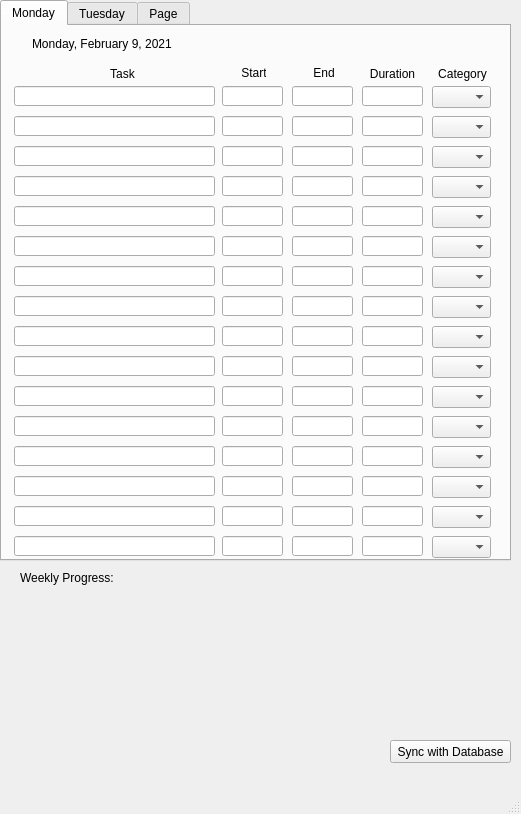
<?xml version="1.0" encoding="UTF-8"?>
<ui version="4.0">
 <class>MainWindow</class>
 <widget class="QMainWindow" name="MainWindow">
  <property name="geometry">
   <rect>
    <x>0</x>
    <y>0</y>
    <width>521</width>
    <height>814</height>
   </rect>
  </property>
  <property name="windowTitle">
   <string>MainWindow</string>
  </property>
  <widget class="QWidget" name="centralwidget">
   <widget class="QTabWidget" name="tabWidget">
    <property name="geometry">
     <rect>
      <x>0</x>
      <y>0</y>
      <width>511</width>
      <height>561</height>
     </rect>
    </property>
    <property name="tabPosition">
     <enum>QTabWidget::North</enum>
    </property>
    <property name="tabShape">
     <enum>QTabWidget::Rounded</enum>
    </property>
    <property name="currentIndex">
     <number>0</number>
    </property>
    <widget class="QWidget" name="tab">
     <attribute name="title">
      <string>Monday</string>
     </attribute>
     <widget class="QLineEdit" name="lineEdit_57">
      <property name="geometry">
       <rect>
        <x>12</x>
        <y>450</y>
        <width>201</width>
        <height>20</height>
       </rect>
      </property>
     </widget>
     <widget class="QLineEdit" name="lineEdit_19">
      <property name="geometry">
       <rect>
        <x>290</x>
        <y>180</y>
        <width>61</width>
        <height>20</height>
       </rect>
      </property>
     </widget>
     <widget class="QLineEdit" name="lineEdit_49">
      <property name="geometry">
       <rect>
        <x>12</x>
        <y>330</y>
        <width>201</width>
        <height>20</height>
       </rect>
      </property>
     </widget>
     <widget class="QComboBox" name="comboBox_3">
      <property name="geometry">
       <rect>
        <x>430</x>
        <y>120</y>
        <width>59</width>
        <height>22</height>
       </rect>
      </property>
     </widget>
     <widget class="QLineEdit" name="lineEdit_36">
      <property name="geometry">
       <rect>
        <x>360</x>
        <y>390</y>
        <width>61</width>
        <height>20</height>
       </rect>
      </property>
     </widget>
     <widget class="QLineEdit" name="lineEdit_42">
      <property name="geometry">
       <rect>
        <x>220</x>
        <y>300</y>
        <width>61</width>
        <height>20</height>
       </rect>
      </property>
     </widget>
     <widget class="QLineEdit" name="lineEdit_13">
      <property name="geometry">
       <rect>
        <x>360</x>
        <y>150</y>
        <width>61</width>
        <height>20</height>
       </rect>
      </property>
     </widget>
     <widget class="QLineEdit" name="lineEdit_63">
      <property name="geometry">
       <rect>
        <x>290</x>
        <y>420</y>
        <width>61</width>
        <height>20</height>
       </rect>
      </property>
     </widget>
     <widget class="QLineEdit" name="lineEdit_22">
      <property name="geometry">
       <rect>
        <x>360</x>
        <y>240</y>
        <width>61</width>
        <height>20</height>
       </rect>
      </property>
     </widget>
     <widget class="QLineEdit" name="lineEdit_24">
      <property name="geometry">
       <rect>
        <x>220</x>
        <y>240</y>
        <width>61</width>
        <height>20</height>
       </rect>
      </property>
     </widget>
     <widget class="QLineEdit" name="lineEdit_38">
      <property name="geometry">
       <rect>
        <x>360</x>
        <y>330</y>
        <width>61</width>
        <height>20</height>
       </rect>
      </property>
     </widget>
     <widget class="QLineEdit" name="lineEdit_26">
      <property name="geometry">
       <rect>
        <x>12</x>
        <y>180</y>
        <width>201</width>
        <height>20</height>
       </rect>
      </property>
     </widget>
     <widget class="QLabel" name="label_4">
      <property name="geometry">
       <rect>
        <x>360</x>
        <y>40</y>
        <width>61</width>
        <height>16</height>
       </rect>
      </property>
      <property name="text">
       <string>Duration</string>
      </property>
      <property name="alignment">
       <set>Qt::AlignCenter</set>
      </property>
     </widget>
     <widget class="QLineEdit" name="lineEdit_33">
      <property name="geometry">
       <rect>
        <x>290</x>
        <y>450</y>
        <width>61</width>
        <height>20</height>
       </rect>
      </property>
     </widget>
     <widget class="QLineEdit" name="lineEdit_4">
      <property name="geometry">
       <rect>
        <x>360</x>
        <y>60</y>
        <width>61</width>
        <height>20</height>
       </rect>
      </property>
     </widget>
     <widget class="QLineEdit" name="lineEdit_7">
      <property name="geometry">
       <rect>
        <x>220</x>
        <y>90</y>
        <width>61</width>
        <height>20</height>
       </rect>
      </property>
     </widget>
     <widget class="QLineEdit" name="lineEdit_9">
      <property name="geometry">
       <rect>
        <x>360</x>
        <y>120</y>
        <width>61</width>
        <height>20</height>
       </rect>
      </property>
     </widget>
     <widget class="QLineEdit" name="lineEdit_45">
      <property name="geometry">
       <rect>
        <x>290</x>
        <y>300</y>
        <width>61</width>
        <height>20</height>
       </rect>
      </property>
     </widget>
     <widget class="QLineEdit" name="lineEdit_28">
      <property name="geometry">
       <rect>
        <x>290</x>
        <y>270</y>
        <width>61</width>
        <height>20</height>
       </rect>
      </property>
     </widget>
     <widget class="QLineEdit" name="lineEdit_64">
      <property name="geometry">
       <rect>
        <x>220</x>
        <y>480</y>
        <width>61</width>
        <height>20</height>
       </rect>
      </property>
     </widget>
     <widget class="QLabel" name="label_3">
      <property name="geometry">
       <rect>
        <x>310</x>
        <y>40</y>
        <width>24</width>
        <height>14</height>
       </rect>
      </property>
      <property name="text">
       <string>End</string>
      </property>
      <property name="alignment">
       <set>Qt::AlignCenter</set>
      </property>
     </widget>
     <widget class="QLineEdit" name="lineEdit_53">
      <property name="geometry">
       <rect>
        <x>12</x>
        <y>360</y>
        <width>201</width>
        <height>20</height>
       </rect>
      </property>
     </widget>
     <widget class="QLineEdit" name="lineEdit_29">
      <property name="geometry">
       <rect>
        <x>220</x>
        <y>180</y>
        <width>61</width>
        <height>20</height>
       </rect>
      </property>
     </widget>
     <widget class="QLineEdit" name="lineEdit_41">
      <property name="geometry">
       <rect>
        <x>360</x>
        <y>480</y>
        <width>61</width>
        <height>20</height>
       </rect>
      </property>
     </widget>
     <widget class="QLineEdit" name="lineEdit_25">
      <property name="geometry">
       <rect>
        <x>220</x>
        <y>210</y>
        <width>61</width>
        <height>20</height>
       </rect>
      </property>
     </widget>
     <widget class="QLineEdit" name="lineEdit_60">
      <property name="geometry">
       <rect>
        <x>290</x>
        <y>480</y>
        <width>61</width>
        <height>20</height>
       </rect>
      </property>
     </widget>
     <widget class="QComboBox" name="comboBox_5">
      <property name="geometry">
       <rect>
        <x>430</x>
        <y>240</y>
        <width>59</width>
        <height>22</height>
       </rect>
      </property>
     </widget>
     <widget class="QLineEdit" name="lineEdit_2">
      <property name="geometry">
       <rect>
        <x>220</x>
        <y>60</y>
        <width>61</width>
        <height>20</height>
       </rect>
      </property>
     </widget>
     <widget class="QLineEdit" name="lineEdit_56">
      <property name="geometry">
       <rect>
        <x>360</x>
        <y>300</y>
        <width>61</width>
        <height>20</height>
       </rect>
      </property>
     </widget>
     <widget class="QComboBox" name="comboBox_16">
      <property name="geometry">
       <rect>
        <x>430</x>
        <y>480</y>
        <width>59</width>
        <height>22</height>
       </rect>
      </property>
     </widget>
     <widget class="QLineEdit" name="lineEdit_34">
      <property name="geometry">
       <rect>
        <x>12</x>
        <y>420</y>
        <width>201</width>
        <height>20</height>
       </rect>
      </property>
     </widget>
     <widget class="QLineEdit" name="lineEdit_40">
      <property name="geometry">
       <rect>
        <x>290</x>
        <y>390</y>
        <width>61</width>
        <height>20</height>
       </rect>
      </property>
     </widget>
     <widget class="QLineEdit" name="lineEdit_14">
      <property name="geometry">
       <rect>
        <x>290</x>
        <y>150</y>
        <width>61</width>
        <height>20</height>
       </rect>
      </property>
     </widget>
     <widget class="QLineEdit" name="lineEdit_30">
      <property name="geometry">
       <rect>
        <x>360</x>
        <y>210</y>
        <width>61</width>
        <height>20</height>
       </rect>
      </property>
     </widget>
     <widget class="QLineEdit" name="lineEdit_3">
      <property name="geometry">
       <rect>
        <x>290</x>
        <y>60</y>
        <width>61</width>
        <height>20</height>
       </rect>
      </property>
     </widget>
     <widget class="QLineEdit" name="lineEdit_59">
      <property name="geometry">
       <rect>
        <x>220</x>
        <y>330</y>
        <width>61</width>
        <height>20</height>
       </rect>
      </property>
     </widget>
     <widget class="QComboBox" name="comboBox_7">
      <property name="geometry">
       <rect>
        <x>430</x>
        <y>180</y>
        <width>59</width>
        <height>22</height>
       </rect>
      </property>
     </widget>
     <widget class="QLineEdit" name="lineEdit_10">
      <property name="geometry">
       <rect>
        <x>12</x>
        <y>120</y>
        <width>201</width>
        <height>20</height>
       </rect>
      </property>
     </widget>
     <widget class="QLineEdit" name="lineEdit_12">
      <property name="geometry">
       <rect>
        <x>12</x>
        <y>150</y>
        <width>201</width>
        <height>20</height>
       </rect>
      </property>
     </widget>
     <widget class="QLineEdit" name="lineEdit_46">
      <property name="geometry">
       <rect>
        <x>220</x>
        <y>450</y>
        <width>61</width>
        <height>20</height>
       </rect>
      </property>
     </widget>
     <widget class="QLineEdit" name="lineEdit_11">
      <property name="geometry">
       <rect>
        <x>220</x>
        <y>120</y>
        <width>61</width>
        <height>20</height>
       </rect>
      </property>
     </widget>
     <widget class="QLineEdit" name="lineEdit_61">
      <property name="geometry">
       <rect>
        <x>12</x>
        <y>480</y>
        <width>201</width>
        <height>20</height>
       </rect>
      </property>
     </widget>
     <widget class="QLabel" name="label_2">
      <property name="geometry">
       <rect>
        <x>240</x>
        <y>40</y>
        <width>24</width>
        <height>14</height>
       </rect>
      </property>
      <property name="text">
       <string>Start</string>
      </property>
      <property name="alignment">
       <set>Qt::AlignCenter</set>
      </property>
     </widget>
     <widget class="QLineEdit" name="lineEdit_54">
      <property name="geometry">
       <rect>
        <x>220</x>
        <y>390</y>
        <width>61</width>
        <height>20</height>
       </rect>
      </property>
     </widget>
     <widget class="QLineEdit" name="lineEdit_23">
      <property name="geometry">
       <rect>
        <x>12</x>
        <y>270</y>
        <width>201</width>
        <height>20</height>
       </rect>
      </property>
     </widget>
     <widget class="QLineEdit" name="lineEdit_48">
      <property name="geometry">
       <rect>
        <x>360</x>
        <y>450</y>
        <width>61</width>
        <height>20</height>
       </rect>
      </property>
     </widget>
     <widget class="QLineEdit" name="lineEdit_58">
      <property name="geometry">
       <rect>
        <x>220</x>
        <y>360</y>
        <width>61</width>
        <height>20</height>
       </rect>
      </property>
     </widget>
     <widget class="QLineEdit" name="lineEdit_52">
      <property name="geometry">
       <rect>
        <x>290</x>
        <y>330</y>
        <width>61</width>
        <height>20</height>
       </rect>
      </property>
     </widget>
     <widget class="QComboBox" name="comboBox_6">
      <property name="geometry">
       <rect>
        <x>430</x>
        <y>270</y>
        <width>59</width>
        <height>22</height>
       </rect>
      </property>
     </widget>
     <widget class="QComboBox" name="comboBox_2">
      <property name="geometry">
       <rect>
        <x>430</x>
        <y>90</y>
        <width>59</width>
        <height>22</height>
       </rect>
      </property>
     </widget>
     <widget class="QLineEdit" name="lineEdit_20">
      <property name="geometry">
       <rect>
        <x>360</x>
        <y>180</y>
        <width>61</width>
        <height>20</height>
       </rect>
      </property>
     </widget>
     <widget class="QComboBox" name="comboBox">
      <property name="geometry">
       <rect>
        <x>430</x>
        <y>60</y>
        <width>59</width>
        <height>22</height>
       </rect>
      </property>
     </widget>
     <widget class="QLineEdit" name="lineEdit_37">
      <property name="geometry">
       <rect>
        <x>12</x>
        <y>390</y>
        <width>201</width>
        <height>20</height>
       </rect>
      </property>
     </widget>
     <widget class="QLineEdit" name="lineEdit_16">
      <property name="geometry">
       <rect>
        <x>290</x>
        <y>120</y>
        <width>61</width>
        <height>20</height>
       </rect>
      </property>
     </widget>
     <widget class="QComboBox" name="comboBox_12">
      <property name="geometry">
       <rect>
        <x>430</x>
        <y>450</y>
        <width>59</width>
        <height>22</height>
       </rect>
      </property>
     </widget>
     <widget class="QComboBox" name="comboBox_11">
      <property name="geometry">
       <rect>
        <x>430</x>
        <y>300</y>
        <width>59</width>
        <height>22</height>
       </rect>
      </property>
     </widget>
     <widget class="QComboBox" name="comboBox_15">
      <property name="geometry">
       <rect>
        <x>430</x>
        <y>390</y>
        <width>59</width>
        <height>22</height>
       </rect>
      </property>
     </widget>
     <widget class="QComboBox" name="comboBox_14">
      <property name="geometry">
       <rect>
        <x>430</x>
        <y>360</y>
        <width>59</width>
        <height>22</height>
       </rect>
      </property>
     </widget>
     <widget class="QLineEdit" name="lineEdit_17">
      <property name="geometry">
       <rect>
        <x>12</x>
        <y>240</y>
        <width>201</width>
        <height>20</height>
       </rect>
      </property>
     </widget>
     <widget class="QLineEdit" name="lineEdit_62">
      <property name="geometry">
       <rect>
        <x>290</x>
        <y>360</y>
        <width>61</width>
        <height>20</height>
       </rect>
      </property>
     </widget>
     <widget class="QLineEdit" name="lineEdit_27">
      <property name="geometry">
       <rect>
        <x>12</x>
        <y>210</y>
        <width>201</width>
        <height>20</height>
       </rect>
      </property>
     </widget>
     <widget class="QComboBox" name="comboBox_10">
      <property name="geometry">
       <rect>
        <x>430</x>
        <y>330</y>
        <width>59</width>
        <height>22</height>
       </rect>
      </property>
     </widget>
     <widget class="QLineEdit" name="lineEdit_8">
      <property name="geometry">
       <rect>
        <x>290</x>
        <y>90</y>
        <width>61</width>
        <height>20</height>
       </rect>
      </property>
     </widget>
     <widget class="QLineEdit" name="lineEdit_51">
      <property name="geometry">
       <rect>
        <x>12</x>
        <y>300</y>
        <width>201</width>
        <height>20</height>
       </rect>
      </property>
     </widget>
     <widget class="QLineEdit" name="lineEdit_21">
      <property name="geometry">
       <rect>
        <x>360</x>
        <y>270</y>
        <width>61</width>
        <height>20</height>
       </rect>
      </property>
     </widget>
     <widget class="QLineEdit" name="lineEdit_6">
      <property name="geometry">
       <rect>
        <x>12</x>
        <y>90</y>
        <width>201</width>
        <height>20</height>
       </rect>
      </property>
     </widget>
     <widget class="QLineEdit" name="lineEdit_18">
      <property name="geometry">
       <rect>
        <x>290</x>
        <y>240</y>
        <width>61</width>
        <height>20</height>
       </rect>
      </property>
     </widget>
     <widget class="QLineEdit" name="lineEdit_47">
      <property name="geometry">
       <rect>
        <x>360</x>
        <y>420</y>
        <width>61</width>
        <height>20</height>
       </rect>
      </property>
     </widget>
     <widget class="QLineEdit" name="lineEdit">
      <property name="geometry">
       <rect>
        <x>12</x>
        <y>60</y>
        <width>201</width>
        <height>20</height>
       </rect>
      </property>
     </widget>
     <widget class="QLineEdit" name="lineEdit_31">
      <property name="geometry">
       <rect>
        <x>290</x>
        <y>210</y>
        <width>61</width>
        <height>20</height>
       </rect>
      </property>
     </widget>
     <widget class="QComboBox" name="comboBox_9">
      <property name="geometry">
       <rect>
        <x>430</x>
        <y>420</y>
        <width>59</width>
        <height>22</height>
       </rect>
      </property>
     </widget>
     <widget class="QComboBox" name="comboBox_4">
      <property name="geometry">
       <rect>
        <x>430</x>
        <y>150</y>
        <width>59</width>
        <height>22</height>
       </rect>
      </property>
     </widget>
     <widget class="QLineEdit" name="lineEdit_5">
      <property name="geometry">
       <rect>
        <x>360</x>
        <y>90</y>
        <width>61</width>
        <height>20</height>
       </rect>
      </property>
     </widget>
     <widget class="QLineEdit" name="lineEdit_55">
      <property name="geometry">
       <rect>
        <x>360</x>
        <y>360</y>
        <width>61</width>
        <height>20</height>
       </rect>
      </property>
     </widget>
     <widget class="QLabel" name="label">
      <property name="geometry">
       <rect>
        <x>90</x>
        <y>40</y>
        <width>61</width>
        <height>16</height>
       </rect>
      </property>
      <property name="text">
       <string>Task</string>
      </property>
      <property name="alignment">
       <set>Qt::AlignCenter</set>
      </property>
     </widget>
     <widget class="QLineEdit" name="lineEdit_32">
      <property name="geometry">
       <rect>
        <x>220</x>
        <y>270</y>
        <width>61</width>
        <height>20</height>
       </rect>
      </property>
     </widget>
     <widget class="QLineEdit" name="lineEdit_43">
      <property name="geometry">
       <rect>
        <x>220</x>
        <y>420</y>
        <width>61</width>
        <height>20</height>
       </rect>
      </property>
     </widget>
     <widget class="QLineEdit" name="lineEdit_15">
      <property name="geometry">
       <rect>
        <x>220</x>
        <y>150</y>
        <width>61</width>
        <height>20</height>
       </rect>
      </property>
     </widget>
     <widget class="QComboBox" name="comboBox_8">
      <property name="geometry">
       <rect>
        <x>430</x>
        <y>210</y>
        <width>59</width>
        <height>22</height>
       </rect>
      </property>
     </widget>
     <widget class="QLabel" name="label_5">
      <property name="geometry">
       <rect>
        <x>430</x>
        <y>40</y>
        <width>61</width>
        <height>16</height>
       </rect>
      </property>
      <property name="text">
       <string>Category</string>
      </property>
      <property name="alignment">
       <set>Qt::AlignCenter</set>
      </property>
     </widget>
     <widget class="QLabel" name="label_6">
      <property name="geometry">
       <rect>
        <x>30</x>
        <y>10</y>
        <width>141</width>
        <height>16</height>
       </rect>
      </property>
      <property name="text">
       <string>Monday, February 9, 2021</string>
      </property>
     </widget>
     <widget class="QLineEdit" name="lineEdit_39">
      <property name="geometry">
       <rect>
        <x>360</x>
        <y>510</y>
        <width>61</width>
        <height>20</height>
       </rect>
      </property>
     </widget>
     <widget class="QLineEdit" name="lineEdit_44">
      <property name="geometry">
       <rect>
        <x>12</x>
        <y>510</y>
        <width>201</width>
        <height>20</height>
       </rect>
      </property>
     </widget>
     <widget class="QLineEdit" name="lineEdit_35">
      <property name="geometry">
       <rect>
        <x>220</x>
        <y>510</y>
        <width>61</width>
        <height>20</height>
       </rect>
      </property>
     </widget>
     <widget class="QComboBox" name="comboBox_13">
      <property name="geometry">
       <rect>
        <x>430</x>
        <y>510</y>
        <width>59</width>
        <height>22</height>
       </rect>
      </property>
     </widget>
     <widget class="QLineEdit" name="lineEdit_50">
      <property name="geometry">
       <rect>
        <x>290</x>
        <y>510</y>
        <width>61</width>
        <height>20</height>
       </rect>
      </property>
     </widget>
    </widget>
    <widget class="QWidget" name="tab_2">
     <attribute name="title">
      <string>Tuesday</string>
     </attribute>
    </widget>
    <widget class="QWidget" name="tab_3">
     <attribute name="title">
      <string>Page</string>
     </attribute>
    </widget>
   </widget>
   <widget class="QLabel" name="label_7">
    <property name="geometry">
     <rect>
      <x>20</x>
      <y>570</y>
      <width>181</width>
      <height>16</height>
     </rect>
    </property>
    <property name="text">
     <string>Weekly Progress:</string>
    </property>
   </widget>
   <widget class="QPushButton" name="pushButton">
    <property name="geometry">
     <rect>
      <x>390</x>
      <y>740</y>
      <width>121</width>
      <height>23</height>
     </rect>
    </property>
    <property name="text">
     <string>Sync with Database</string>
    </property>
   </widget>
  </widget>
  <widget class="QMenuBar" name="menubar">
   <property name="geometry">
    <rect>
     <x>0</x>
     <y>0</y>
     <width>521</width>
     <height>22</height>
    </rect>
   </property>
  </widget>
  <widget class="QStatusBar" name="statusbar"/>
 </widget>
 <resources/>
 <connections/>
</ui>
